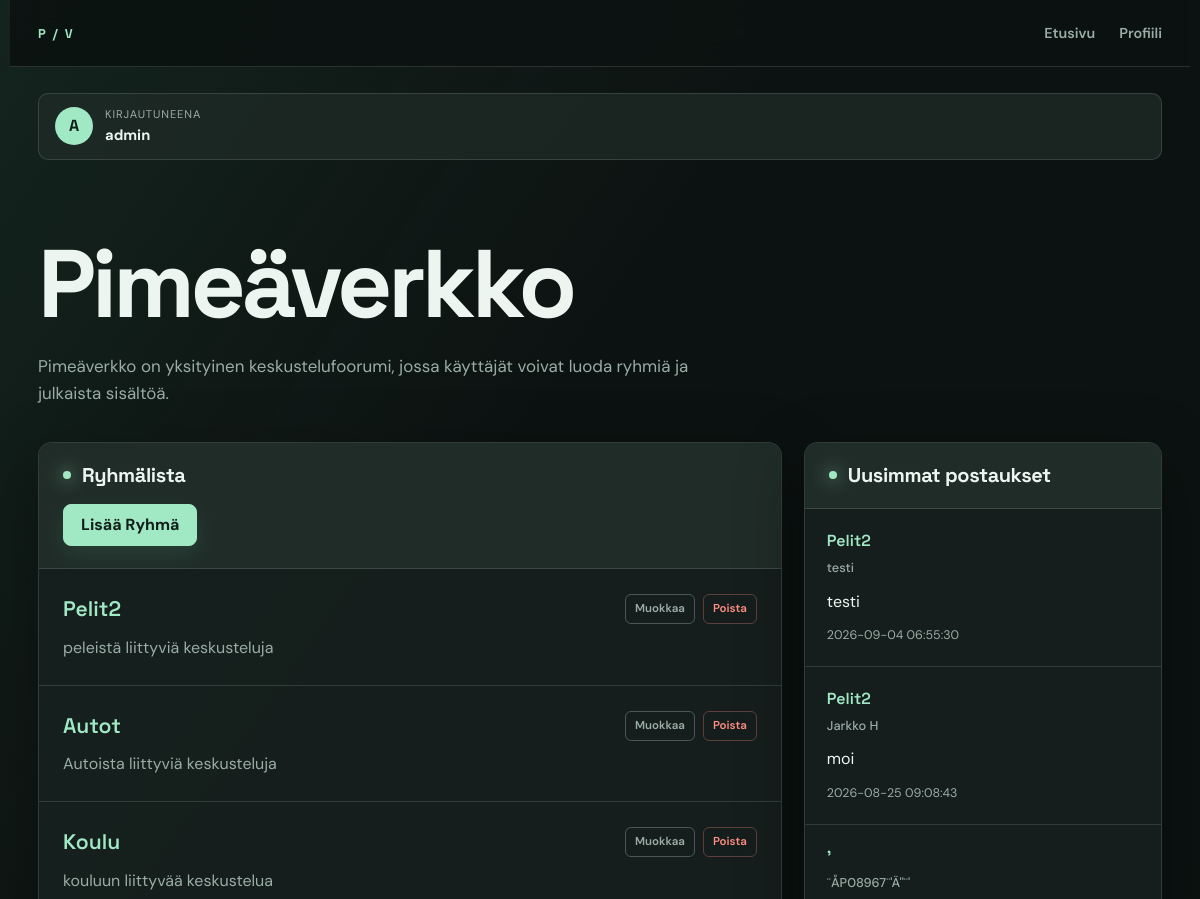
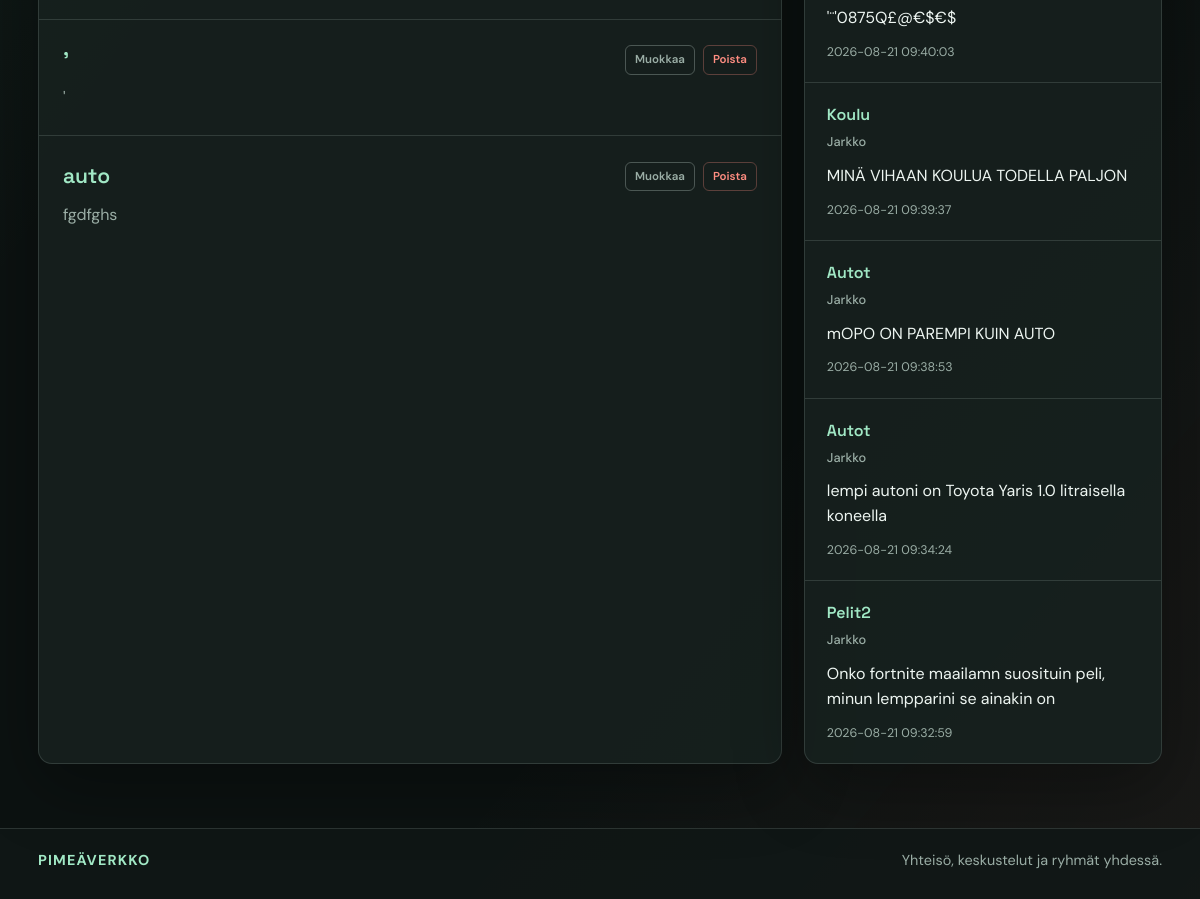
The app's page /index.php (signed in) with its own data (2 pictures, top to bottom).
### tables this page shows
CREATE TABLE IF NOT EXISTS `user` (
  `id` int NOT NULL AUTO_INCREMENT,
  `name` varchar(128) NOT NULL,
  `email` varchar(128) NOT NULL,
  `password_hash` varchar(128) NOT NULL,
  PRIMARY KEY (`id`),
  UNIQUE KEY `email` (`email`)
);

CREATE TABLE IF NOT EXISTS `groups` (
  `id` int NOT NULL AUTO_INCREMENT,
  `user_id` int NOT NULL,
  `name` varchar(100) NOT NULL,
  `description` text NOT NULL,
  PRIMARY KEY (`id`),
  KEY `FK_User_id` (`user_id`)
);

CREATE TABLE IF NOT EXISTS `posts` (
  `id` int NOT NULL AUTO_INCREMENT,
  `group_id` int NOT NULL,
  `user_id` int NOT NULL,
  `author` varchar(50) NOT NULL,
  `content` text NOT NULL,
  `created_at` timestamp NOT NULL DEFAULT CURRENT_TIMESTAMP,
  PRIMARY KEY (`id`),
  KEY `POST_FK_user_id` (`user_id`),
  KEY `POST_FK_group_id` (`group_id`)
);

### include/session.php (called while the page is built, shortened)
<?php
if (isset($_SESSION["user_id"])) {
    $mysqli = require __DIR__ . "/../database.php";
    $sql = "SELECT * FROM user
            WHERE id = {$_SESSION["user_id"]}";
    $result = $mysqli->query($sql);
    $user = $result->fetch_assoc();
}
?>

### index.php (the view, shortened to what this page needs)
<?php
require __DIR__ . "/include/session.php";
$user_id = (int) ($_SESSION['user_id'] ?? 0);
$result = mysqli_query($conn, "SELECT id, user_id, name, description FROM `groups`");
$latest_posts = mysqli_query(
    $conn,
    "SELECT posts.author, posts.content, posts.created_at,
            posts.group_id, `groups`.name AS group_name
     FROM posts
     INNER JOIN `groups` ON `groups`.id = posts.group_id
     ORDER BY posts.id DESC
     LIMIT 10"
);
?>
<!DOCTYPE html>
<html lang="fi">
<head>
    <link rel="stylesheet" href="style.css">
</head>
<body>
    <?php
    include 'include/nav.php';
    ?>
    <div class="account-bar">
        <?php if (isset($user)): ?>
            <div class="account-identity">
                <span class="account-avatar" aria-hidden="true">
                    <?= htmlspecialchars(strtoupper(substr($user["name"], 0, 1))) ?>
                </span>
                <div>
                    <span class="account-label">Kirjautuneena</span>
                    <strong><?= htmlspecialchars($user["name"], ENT_QUOTES, 'UTF-8') ?></strong>
                </div>
            </div>
        <?php endif; ?>
    </div>
    <header>
        <h1>Pimeäverkko</h1>
    </header>
    <main>
        <p>
            Pimeäverkko on yksityinen keskustelufoorumi, jossa käyttäjät voivat luoda ryhmiä ja julkaista sisältöä.
        </p>
    </main>
    <div class="home-columns">
        <section class="home-panel">
            <div class="group-list">
                <h2>Ryhmälista</h2>
                <a class="button action-button" href="add_group.php">Lisää Ryhmä</a>
            </div>
            <div class="group-items">
                <?php while ($row = mysqli_fetch_assoc($result)) { ?>
                    <article class="group">
                        <div class="group-header">
                            <a class="name" href="group.php?id=<?php echo (int) $row['id']; ?>">
                                <?php echo htmlspecialchars($row['name'], ENT_QUOTES, 'UTF-8'); ?>
                            </a>
                            <?php
                            if ($row["user_id"] == $user_id): ?>
                                <div class="post-actions">
                                    <div class="muokkaa">
                                        <a href="edit_group.php?id=<?php echo (int) $row['id']; ?>">Muokkaa</a>
                                    </div>
                                    <div class="poista">
                                        <a href="delete_group.php?id=<?php echo (int) $row['id']; ?>">Poista</a>
                                    </div>
                                </div>
                            <?php endif; ?>
                        </div>
                        <p class="description">
                            <?php echo htmlspecialchars($row['description'], ENT_QUOTES, 'UTF-8'); ?>
                        </p>
                    </article>
                <?php } ?>
            </div>
        </section>
        <section class="home-panel latest-panel">
            <div class="group-list">
                <h2>Uusimmat postaukset</h2>
            </div>
            <div class="latest-posts">
                <?php while ($post = mysqli_fetch_assoc($latest_posts)) { ?>
                    <article class="latest-post">
                        <a class="latest-group" href="group.php?id=<?php echo (int) $post['group_id']; ?>">
                            <?php echo htmlspecialchars($post['group_name'], ENT_QUOTES, 'UTF-8'); ?>
                        </a>
                        <strong class="latest-author">
                            <?php echo htmlspecialchars($post['author'], ENT_QUOTES, 'UTF-8'); ?>
                        </strong>
                        <p><?php echo htmlspecialchars($post['content'], ENT_QUOTES, 'UTF-8'); ?></p>
                        <div class="latest-post-meta">
                            <time><?php echo htmlspecialchars($post['created_at'], ENT_QUOTES, 'UTF-8'); ?></time>
                        </div>
                    </article>
                <?php } ?>
            </div>
        </section>
    </div>
    <?php include 'include/footer.php'; ?>
</body>
</html>

### records on screen
user: name "A", name "admin"
groups: name "Pelit2", description "peleistä liittyviä keskusteluja"
groups: name "Autot", description "Autoista liittyviä keskusteluja"
groups: name "Koulu", description "kouluun liittyvää keskustelua"
groups: name "'", description "'"
groups: name "auto", description "fgdfghs"
posts: group.name "Pelit2", author "testi", content "testi", created_at "2026-09-04 06:55:30"
posts: group.name "Pelit2", author "Jarkko H", content "moi", created_at "2026-08-25 09:08:43"
posts: group.name "'", author "¨ÅP08967¨'Ä''¨'", content "'¨'0875Q£@€$€$", created_at "2026-08-21 09:40:03"
posts: group.name "Koulu", author "Jarkko", content "MINÄ VIHAAN KOULUA TODELLA PALJON", created_at "2026-08-21 09:39:37"
posts: group.name "Autot", author "Jarkko", content "mOPO ON PAREMPI KUIN AUTO", created_at "2026-08-21 09:38:53"
posts: group.name "Autot", author "Jarkko", content "lempi autoni on Toyota Yaris 1.0 litraisella koneella", created_at "2026-08-21 09:34:24"
posts: group.name "Pelit2", author "Jarkko", content "Onko fortnite maailamn suosituin peli, minun lempparini se ainakin on", created_at "2026-08-21 09:32:59"
